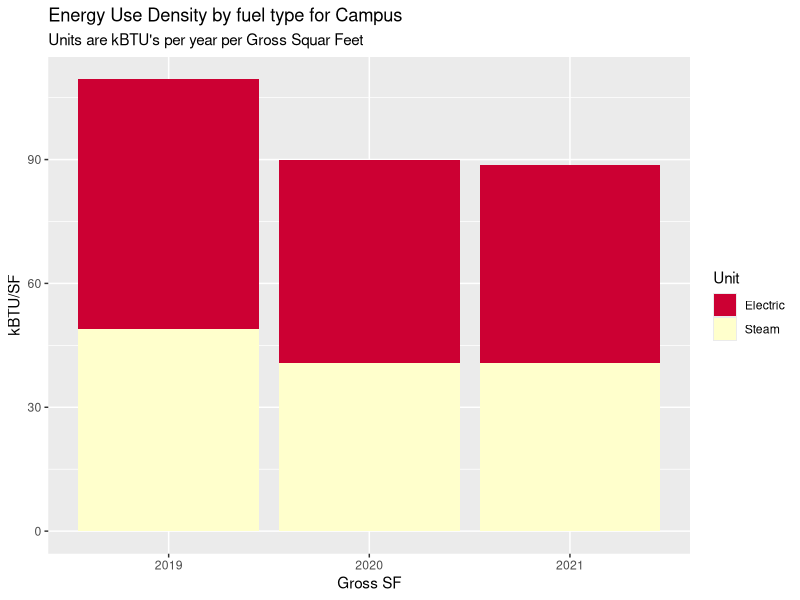
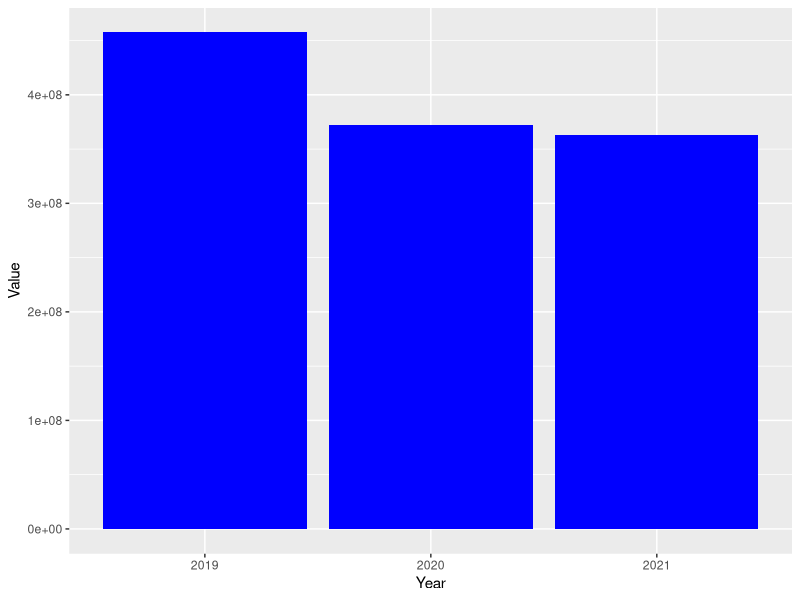
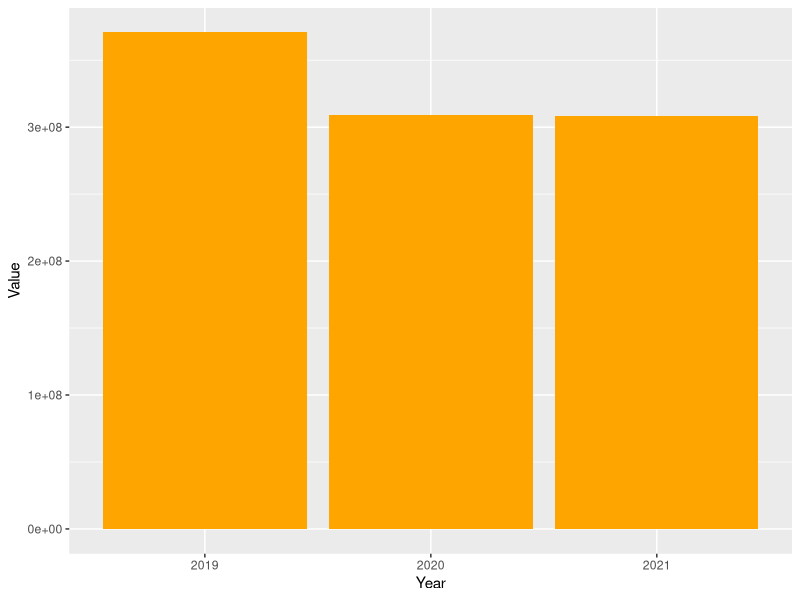
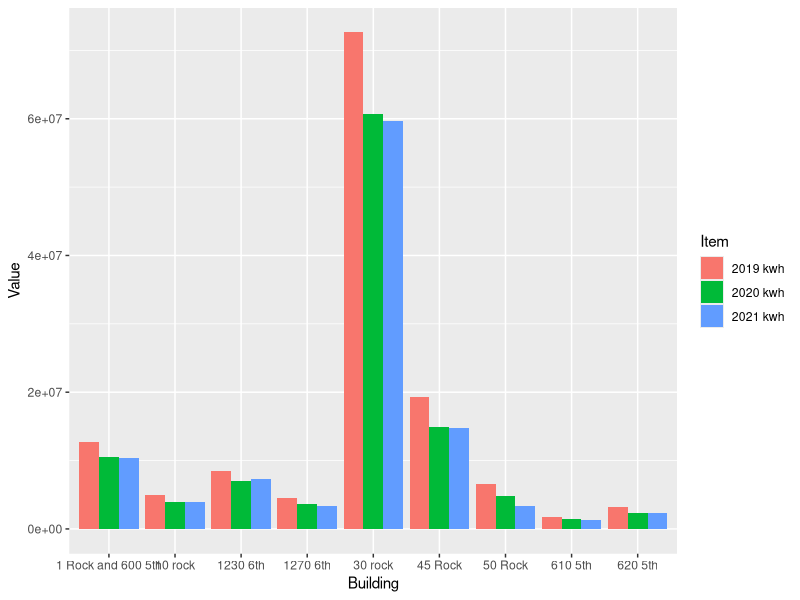
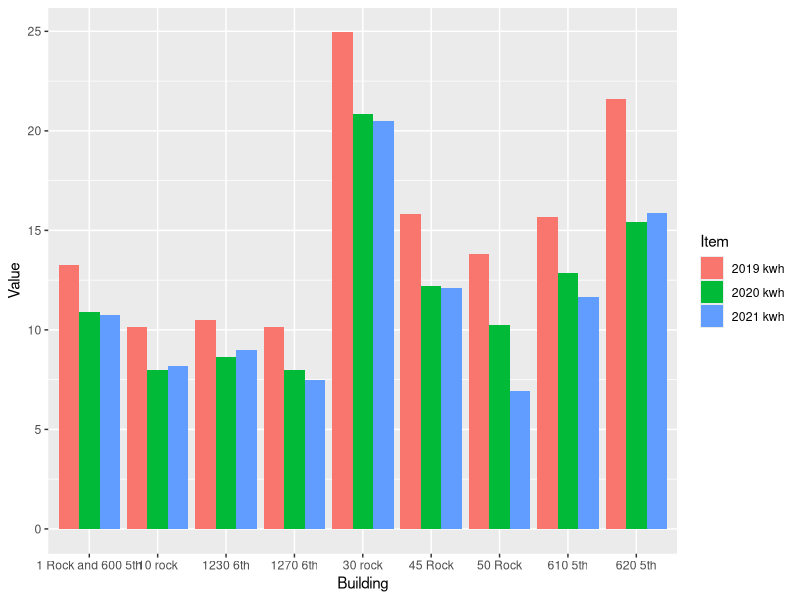
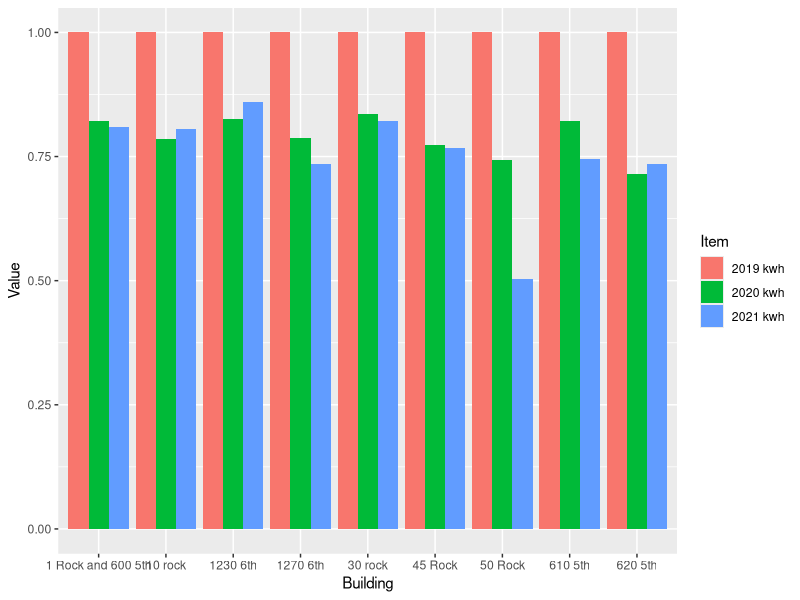
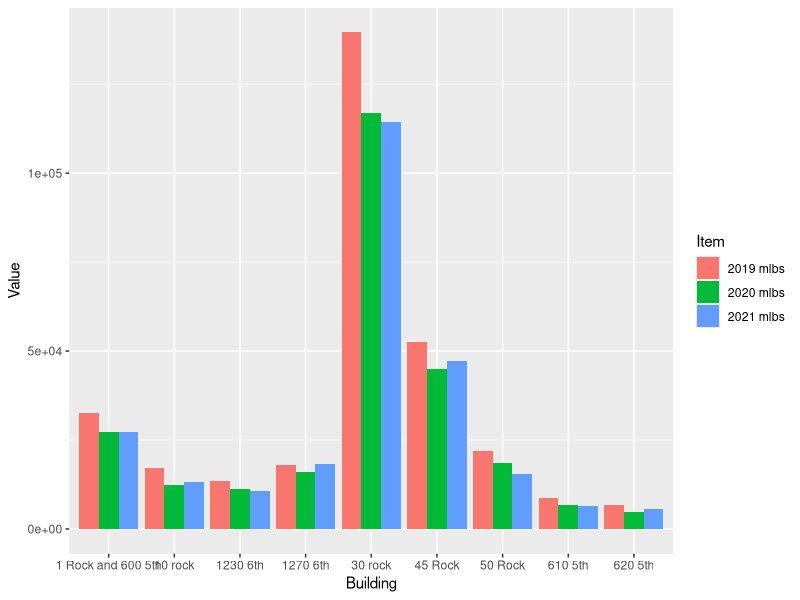
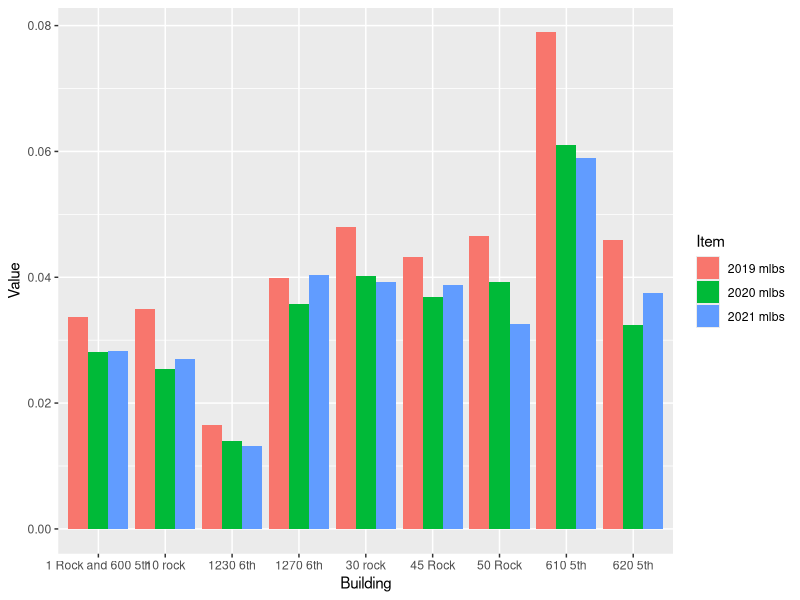

Recreate these plots in R, in order.
## ---- chunk 1


my_packages <- c("tidyverse", "vroom" , "janitor" , "glue" , "tsibble" , "tidytext","lubridate", "fable", "tsibbledata", "ggplot2", "forecast", "tseries", "rio", "zoo", "readxl", "tsibbledata", "knitr", "kableExtra", "formattable", "scales")
invisible( lapply(my_packages, require, character.only = TRUE))

#Choose one working site: 
place <- "Home" 
# place <- "work"

#Set proper working Dir 
if (place == "Home"){setwd("C:/Users/paulr/Documents/R/RockCenterEnergyAnalysis")} else {setwd("C:/Users/prode/Documents/R/RockCenterEnergyAnalysis")}

# Check for data directory and if one is not present then make it

if (!file.exists("data")) { dir.create("data")}

# Clean up environment
rm(place, my_packages )

options(dplyr.summarise.inform = FALSE)



# Read in data

SteamData <- read_excel("data/Energy_Data_for_Net_Zero_Study.xlsx", sheet = "Sheet1", range = "B2:G11" , col_names = TRUE, na = "NA", col_types = NULL ) %>%  select(-5,-6)

ElectricData <- read_excel("data/Energy_Data_for_Net_Zero_Study.xlsx", sheet = "Sheet1", range = "B13:G23" , col_names = TRUE, na = "NA", col_types = NULL ) %>% select(-5,-6)

ElectricData %>% filter(Building == '1 Rock' | Building == '600 5th') %>% 
  select( -Building) %>% 
  summarise_each(funs(sum)) %>% 
  mutate(Building = "1 Rock and 600 5th") %>% 
  select(4,1,2,3) %>% rbind(ElectricData) %>% 
  filter(Building != '1 Rock' & Building != '600 5th') -> ElectricData


BuildingGSF <- read_excel("data/Energy_Data_for_Net_Zero_Study.xlsx", sheet = "Sheet1", range = "B28:C39" , col_names = TRUE, na = "NA", col_types = NULL ) %>% 
  filter(Building != '1 Rock' & Building != '600 5th')

UtilityData <- left_join(ElectricData, SteamData, by="Building") %>% left_join(BuildingGSF, by="Building")
UtilityData[is.na(UtilityData)] <- 0

#Campus EUI for each year 
UtilityData1 <- UtilityData 
apply(UtilityData1[2:4], 2, function(row) row * 3.4121 ) -> UtilityData1[2:4]
apply(UtilityData1[5:7], 2, function(row) row * 1194) -> UtilityData1[5:7]
UtilityData1 %>% select(`2019 kwh`, `2020 kwh`, `2021 kwh`, `2019 mlbs`, `2020 mlbs`, `2021 mlbs`, `Gross Floor Area`) %>%
summarise_each(funs(sum)) -> UtilityData1
    TotalFlArea <- UtilityData1$`Gross Floor Area`
    UtilityData1 %>% 
      select(-`Gross Floor Area`) %>% 
  gather(key = "Item", value = "Value") -> UtilityData1
  cbind(UtilityData1, str_split_fixed(UtilityData1$Item, " ", n=2)) -> UtilityData1 

UtilityData1 %>% 
  select(-"Item")  -> UtilityData1
  colnames(UtilityData1)  <-  c("Value", "Year", "Unit") 
apply(UtilityData1[1], 1, function(row) row / TotalFlArea ) -> UtilityData1[1]
apply(UtilityData1[3], 1, function(x) {ifelse(x == "kwh", "Electric", "Steam")}) -> UtilityData1[3]



UtilityData1 %>% 
  ggplot(aes(x = Year, y = Value, fill = Unit)) +
  geom_bar(stat = "identity", position = "stack") +
  labs( title = "Energy Use Density by fuel type for Campus",
        subtitle = "Units are kBTU's per year per Gross Squar Feet") +
  xlab("Gross SF") +
  ylab("kBTU/SF") +
  scale_fill_manual(values = c("#CC0033", "#FFFFCC"))

rm(TotalFlArea)
## ---- chunk 2

#Calculate % drop for each year compared to 2019 for whole campus
spread(UtilityData1, Unit, Value) -> UtilityData1
UtilityData1[1] -> years
apply(UtilityData1[2:3],2, function(x) x/max(x)) -> UtilityData1
cbind(years, UtilityData1) -> UtilityData1
UtilityData1 %>% 
  filter(Year != "2019") %>% 
  summarise(Electric = 1- mean(Electric), Steam = 1- mean(Steam) ) -> PercentageDrop
PercentageDrop %>% 
  kable()




rm(years, UtilityData1)

## ---- chunk 3

#Campus  EUI for each year 
UtilityData1 <- UtilityData 
apply(UtilityData1[2:4], 2, function(row) row * 3.4121 ) -> UtilityData1[2:4]
apply(UtilityData1[5:7], 2, function(row) row * 1194) -> UtilityData1[5:7]
#apply(UtilityData1[2:7], 2, function(row) row / UtilityData1$`Gross Floor Area`) -> UtilityData1[2:7]
UtilityData1 %>% select(`2019 kwh`, `2020 kwh`, `2021 kwh`, `2019 mlbs`, `2020 mlbs`, `2021 mlbs`, `Gross Floor Area`) %>%
summarise_each(funs(sum))  %>% 
  gather(key = "Item", value = "Value") -> UtilityData1
  cbind(UtilityData1, str_split_fixed(UtilityData1$Item, " ", n=2)) -> UtilityData1 
UtilityData1 %>% 
  select(-"Item")  -> UtilityData1
  colnames(UtilityData1)  <-  c("Value", "Year", "Unit") 
#Make the plot
 
  ggplot(UtilityData1 %>% filter(Year !="Gross"& Unit !="mlbs"), aes(x = Year, y = Value, fill = Unit)) +
  geom_bar(stat = "identity", fill = "blue")
  
  ggplot(UtilityData1 %>% filter(Year !="Gross"& Unit !="kwh"), aes(x = Year, y = Value, fill = Unit)) +
  geom_bar(stat = "identity", fill = "orange")

  rm(UtilityData1)
  
## ---- chunk 4

ElectricData %>% select(Building, `2019 kwh`, `2020 kwh`, `2021 kwh`) %>% 
  gather(key = "Item", value = "Value", -Building) %>%
  ggplot(aes(x = Building, y = Value, fill = Item, group = Item)) +
  geom_bar(stat = "identity", position = "dodge")

UtilityData1 <- UtilityData
apply(UtilityData1[2:7], 2, function(row) row / UtilityData1$`Gross Floor Area`) -> UtilityData1[2:7]
UtilityData1 %>% select(Building, `2019 kwh`, `2020 kwh`, `2021 kwh`) %>% 
  gather(key = "Item", value = "Value", -Building) %>% 
  ggplot(aes(x = Building, y = Value, fill = Item, group = Item)) +
  geom_bar(stat = "identity", position = "dodge")
rm(UtilityData1)

UtilityData1 <- UtilityData
apply(UtilityData1[2:7], 2, function(row) row / UtilityData1$`Gross Floor Area`) -> UtilityData1[2:7]
apply(UtilityData1[2:4], 2, function(row) row / UtilityData1$`2019 kwh`) -> UtilityData1[2:4]
UtilityData1 %>% select(Building, `2019 kwh`, `2020 kwh`, `2021 kwh`) %>% 
  gather(key = "Item", value = "Value", -Building) %>% 
  ggplot(aes(x = Building, y = Value, fill = Item, group = Item)) +
  geom_bar(stat = "identity", position = "dodge")
rm(UtilityData1)



SteamData %>% select(Building, `2019 mlbs`, `2020 mlbs`, `2021 mlbs`) %>% 
  gather(key = "Item", value = "Value", -Building) %>%
  ggplot(aes(x = Building, y = Value, fill = Item, group = Item)) +
  geom_bar(stat = "identity", position = "dodge")

UtilityData1 <- UtilityData
apply(UtilityData1[2:7], 2, function(row) row / UtilityData1$`Gross Floor Area`) -> UtilityData1[2:7]
UtilityData1 %>% select(Building, `2019 mlbs`, `2020 mlbs`, `2021 mlbs`) %>% 
  gather(key = "Item", value = "Value", -Building) %>% 
  ggplot(aes(x = Building, y = Value, fill = Item, group = Item)) +
  geom_bar(stat = "identity", position = "dodge")
rm(UtilityData1)

UtilityData1 <- UtilityData
apply(UtilityData1[2:7], 2, function(row) row / UtilityData1$`Gross Floor Area`) -> UtilityData1[2:7]
apply(UtilityData1[5:7], 2, function(row) row / UtilityData1$`2019 mlbs`) -> UtilityData1[5:7]
UtilityData1 %>% select(Building, `2019 mlbs`, `2020 mlbs`, `2021 mlbs`) %>% 
  gather(key = "Item", value = "Value", -Building) %>% 
  ggplot(aes(x = Building, y = Value, fill = Item, group = Item)) +
  geom_bar(stat = "identity", position = "dodge")
rm(UtilityData1)
